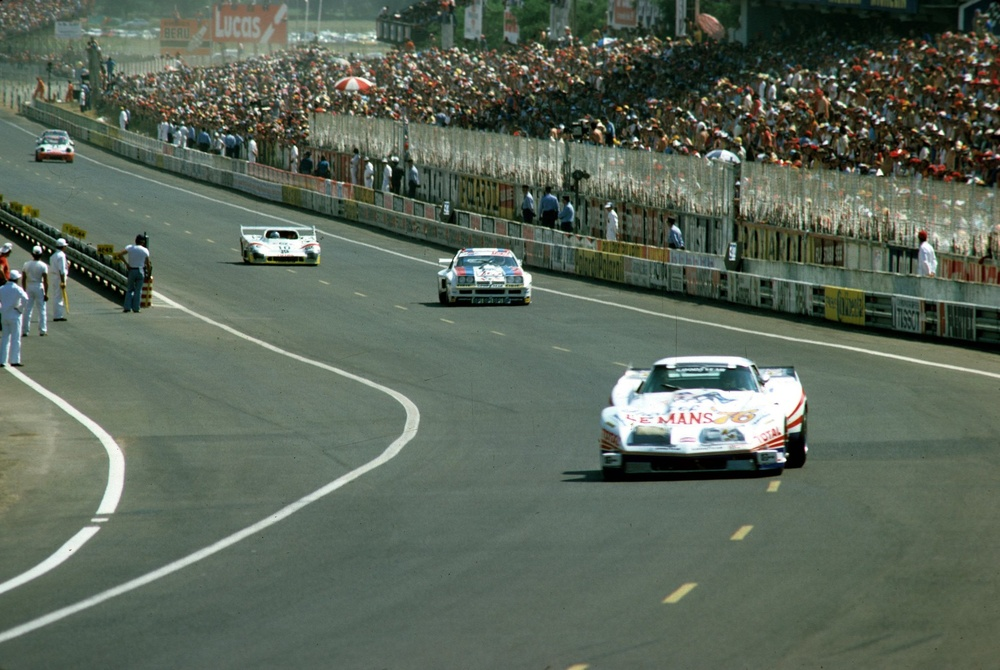
#> input picture assets/img/hero-lemans-1976-2400.jpg, 1000 x 670 px, shrunk from 2400 x 1609 before the run
$ python make-car-matte.py
#> lines starting #> are read from the running program, lines starting #| are printed output that depends on the picture; after the words box and inside, x2 and y2 are one past the last pixel; in counts of white or black regions, pixels touching at a corner belong together
"""Derive an alpha matte of the lead Corvette from the hero photographs (GrabCut),
seeded by the hand-traced outline. Output: a PNG whose alpha channel is the matte, same aspect as the
photo, used as CSS mask-image on the hero car layer. Reads assets/img only.

Run: python3 tools/make-car-matte.py
"""
import os, cv2, numpy as np

ROOT = os.path.dirname(os.path.dirname(os.path.abspath(__file__)))
IMG = os.path.join(ROOT, 'assets', 'img')

JOBS = [  # (photo, output, seed polygon in % of the frame)
    ('hero-lemans-1976-2400.jpg', 'hero-car-matte.png',
     [(63.000,54.941),(65.250,54.692),(65.500,53.822),(66.458,53.325),(72.917,53.139),(74.875,53.822),(75.917,54.630),(79.500,54.630),(79.833,55.749),(80.250,58.111),(80.625,60.597),(80.833,63.393),(80.750,67.122),(80.625,69.733),(79.167,70.106),(78.125,70.976),(60.417,70.976),(60.083,69.608),(60.000,64.326),(60.208,61.218),(61.000,59.789),(61.083,58.421),(61.750,56.246),(62.500,55.314)]),
    ('hero-lemans-1976-mobile.jpg', 'hero-car-matte-mobile.png',
     [(33.333,46.360),(39.103,46.064),(39.744,45.028),(42.201,44.436),(58.761,44.214),(63.782,45.028),(66.453,45.990),(75.641,45.990),(76.496,47.322),(77.564,50.133),(78.526,53.093),(79.060,56.422),(78.846,60.861),(78.526,63.969),(74.786,64.413),(72.115,65.448),(26.709,65.448),(25.855,63.821),(25.641,57.532),(26.175,53.832),(28.205,52.131),(28.419,50.503),(30.128,47.914),(32.051,46.804)]),
]

for src, out, poly in JOBS:
    img = cv2.imread(os.path.join(IMG, src))
#> img is the input picture: shape (670, 1000, 3); mean B, G, R 89.3, 102.7, 91.3
    h, w = img.shape[:2]
#> h = 670; w = 1000
    pts = np.array([[x * w / 100, y * h / 100] for x, y in poly], np.int32)
    seed = np.zeros((h, w), np.uint8); cv2.fillPoly(seed, [pts], 1)
#> after `cv2.fillPoly(seed, [pts], 1)`:
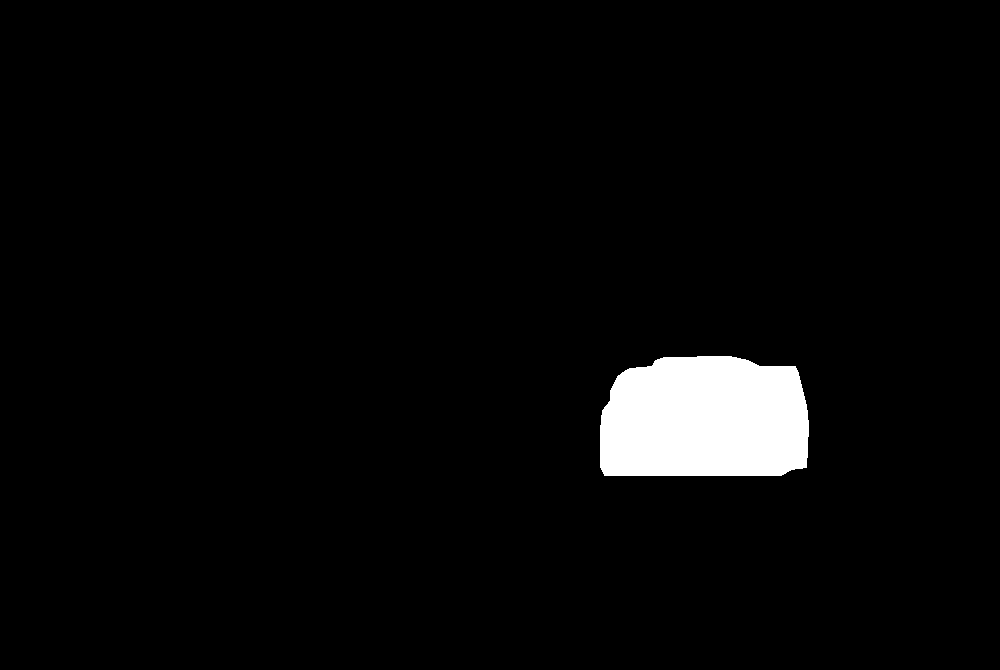
#> seed: shape (670, 1000); values 0 (black) and 1 (white), 3.4% white; 1 white region, box (x1, y1, x2, y2) and area: (600, 356, 809, 476) 22705
    k = max(3, w // 160)
#> k = 6
    inner = cv2.erode(seed, np.ones((k, k), np.uint8), iterations=2)
    outer = cv2.dilate(seed, np.ones((k, k), np.uint8), iterations=3)
    mask = np.full((h, w), cv2.GC_BGD, np.uint8)
    mask[outer == 1] = cv2.GC_PR_BGD
    mask[seed == 1] = cv2.GC_PR_FGD
    mask[inner == 1] = cv2.GC_FGD
    x, y, bw, bh = cv2.boundingRect(outer)
#> x = 594; y = 350; bw = 224; bh = 135
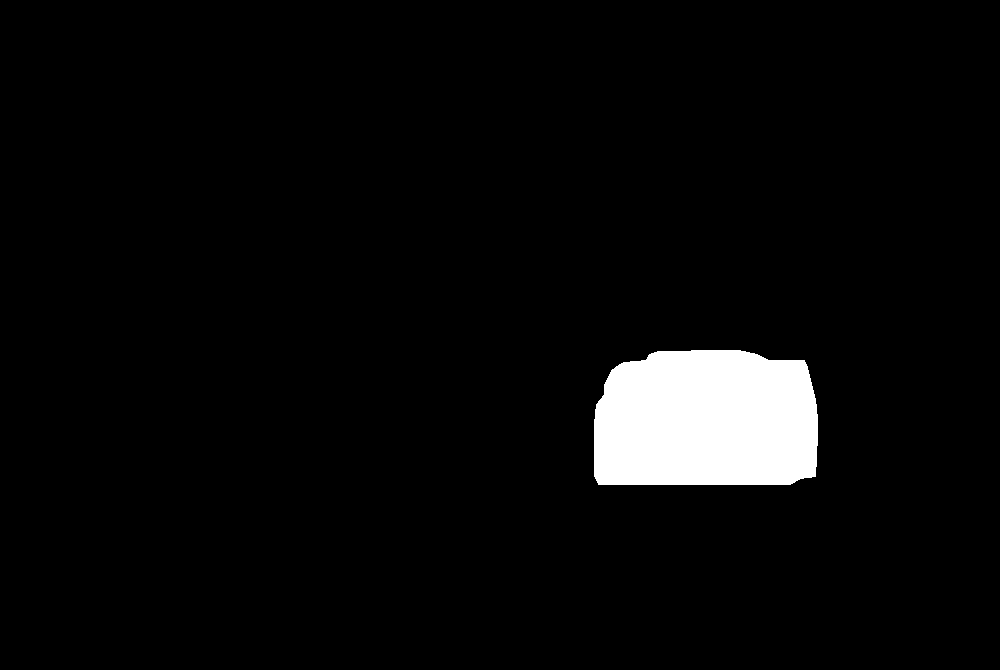
#> outer: shape (670, 1000); values 0 (black) and 1 (white), 4.2% white; 1 white region, box (x1, y1, x2, y2) and area: (594, 350, 818, 485) 27865
    pad = k * 4
#> pad = 24
    x0, y0 = max(0, x - pad), max(0, y - pad); x1, y1 = min(w, x + bw + pad), min(h, y + bh + pad)
#> after `x0, y0 = (max(0, x - pad), max(0, y - pad))`: x0 = 570; y0 = 326
#> after `x1, y1 = (min(w, x + bw + pad), min(h, y + bh + pad))`: x1 = 842; y1 = 509
    sub = mask[y0:y1, x0:x1].copy()
    bg, fg = np.zeros((1, 65), np.float64), np.zeros((1, 65), np.float64)
    cv2.grabCut(img[y0:y1, x0:x1], sub, None, bg, fg, 6, cv2.GC_INIT_WITH_MASK)
    car = np.where((sub == cv2.GC_FGD) | (sub == cv2.GC_PR_FGD), 255, 0).astype(np.uint8)
    # keep the largest component, close small holes, feather the edge by ~1px at display size
    n, lab, stats, _ = cv2.connectedComponentsWithStats(car)
#> n = 2
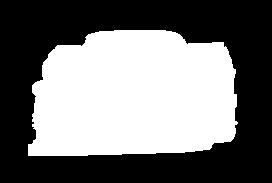
#> car: shape (183, 272); 45.6% white; 1 white region, box (x1, y1, x2, y2) and area: (28, 30, 238, 156) 22698
    if n > 1:
        car = np.where(lab == 1 + np.argmax(stats[1:, cv2.CC_STAT_AREA]), 255, 0).astype(np.uint8)
    car = cv2.morphologyEx(car, cv2.MORPH_CLOSE, np.ones((5, 5), np.uint8))
    full = np.zeros((h, w), np.uint8); full[y0:y1, x0:x1] = car
#> after `full[y0:y1, x0:x1] = car`:
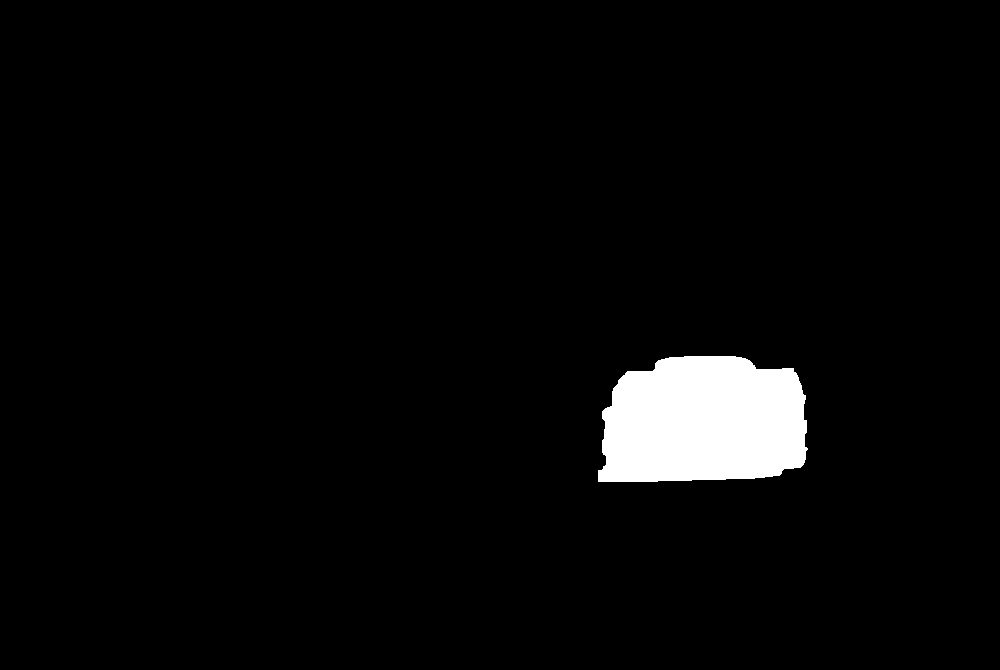
#> full: shape (670, 1000); 3.4% white; 1 white region, box (x1, y1, x2, y2) and area: (598, 356, 808, 482) 22717
    full = cv2.GaussianBlur(full, (0, 0), 1.2)
    # CSS masks read alpha by default: ship white with the matte as its alpha channel
    rgba = np.dstack([np.full_like(full, 255)] * 3 + [full])
    cv2.imwrite(os.path.join(IMG, out), rgba, [cv2.IMWRITE_PNG_COMPRESSION, 9])
    print(out, w, h, 'fg px', int((full > 127).sum()), 'seed px', int(seed.sum()))
#| hero-car-matte.png 1000 670 fg px 22714 seed px 22705
#> (the run stopped early here; a loop or call above may not have finished)
